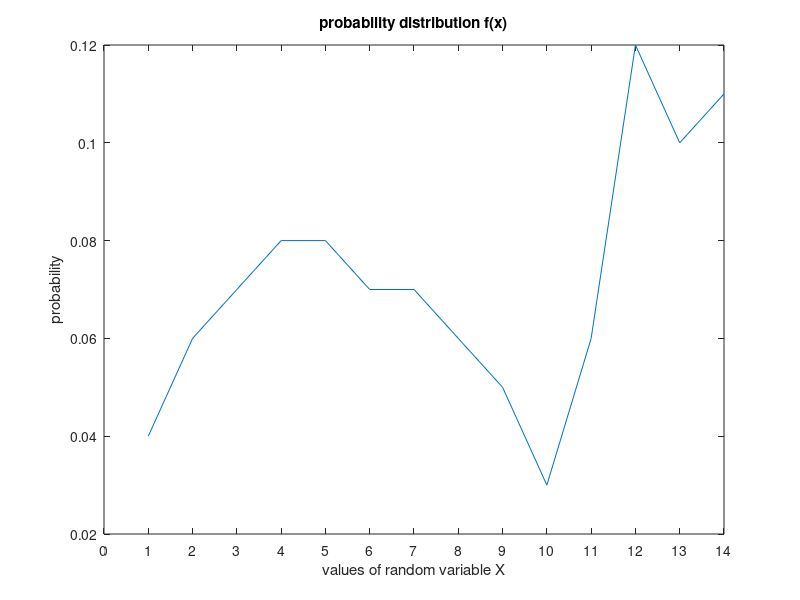

This chart was generated by the following MATLAB code:
%2.(a)
clc;
clear;
x=[1,2,3,4,5,6,7,8,9,10,11,12,13,14];
y=[4,6,7,8,8,7,7,6,5,3,6,12,10,11]*0.01;
figure('Name','2.(a)','NumberTitle','off');
plot(x,y);
set(gca,'xtick',0:1:14);
title('probability distribution f(x)');
xlabel('values of random variable X');
ylabel('probability');
%2.(a) end